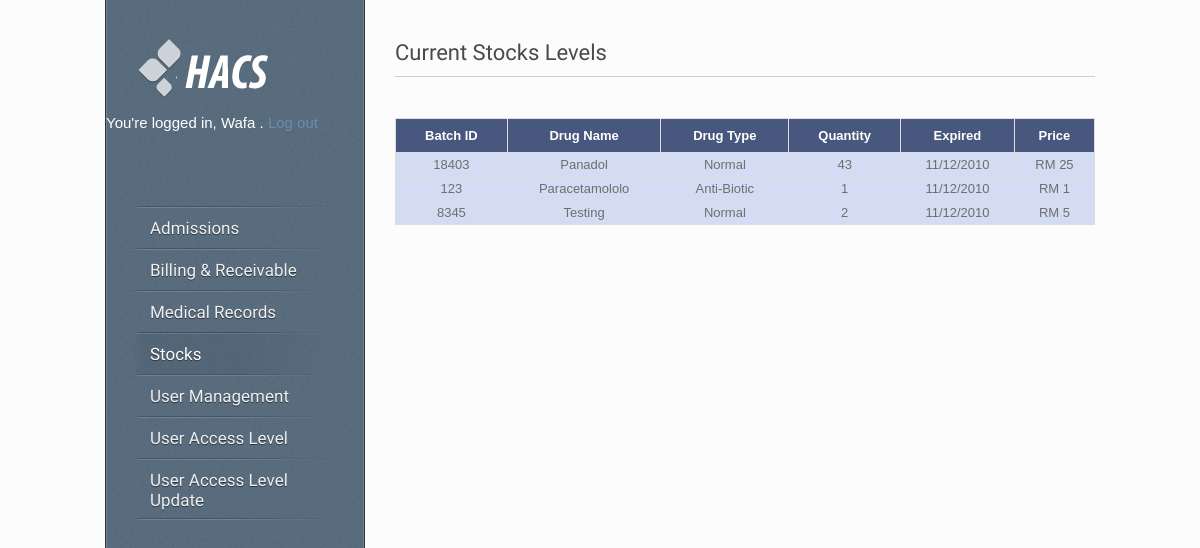
Page /view_stocks.php (signed in) on the committed database.
### tables this page shows
CREATE TABLE IF NOT EXISTS `users` (
  `id` int(10) NOT NULL AUTO_INCREMENT,
  `username` varchar(50) NOT NULL,
  `password` varchar(50) NOT NULL,
  `firstname` varchar(50) NOT NULL,
  `surname` varchar(50) NOT NULL,
  `email` varchar(255) NOT NULL,
  `signup_date` datetime NOT NULL,
  PRIMARY KEY (`id`),
  KEY `username` (`username`)
);

CREATE TABLE IF NOT EXISTS `stocks` (
  `id` int(11) NOT NULL AUTO_INCREMENT,
  `batchid` varchar(100) NOT NULL,
  `drugname` varchar(100) NOT NULL,
  `drugtype` varchar(100) NOT NULL,
  `quantity` varchar(100) NOT NULL,
  `expired` varchar(100) NOT NULL,
  `price` varchar(100) NOT NULL,
  PRIMARY KEY (`id`)
);

### core.inc.php (called while the page is built, shortened)
<?php
	function loggedin()
	{
		if (isset($_SESSION['user_id']) && !empty($_SESSION['user_id']))
	{
		return true;
	}else
	{
		return false;
	}
	}
	function getuserfield($field)
	{
		$query = "SELECT `$field` FROM `users` WHERE `id`='".$_SESSION['user_id']."'";
		if ($query_run = mysql_query($query))
		{
			if ($query_result = mysql_result($query_run, 0, $field))
			{
				return $query_result;
			}
		}
	}
		function checkadmission()
	{
		$check = mysql_query("SELECT admission FROM access WHERE userid = '".$_SESSION['user_id']."'");
		while ($row = mysql_fetch_array($check))
		{
			$admission = $row['admission'];
			if ($admission == 1)
			{
				return true;
			}
			else
			{
				return false;
			}
		}
	}
	function checkbill()
	{
		$check = mysql_query("SELECT bill FROM access WHERE userid = '".$_SESSION['user_id']."'");
		while ($row = mysql_fetch_array($check))
		{
			$bill = $row['bill'];
			if ($bill == 1)
			{
				return true;
			}
			else
			{
				return false;
			}
		}
	}
	function checkmedical()
	{
		$check = mysql_query("SELECT medical FROM access WHERE userid = '".$_SESSION['user_id']."'");
		while ($row = mysql_fetch_array($check))
		{
			$medical = $row['medical'];
			if ($medical == 1)
			{
				return true;
			}
			else
			{
				return false;
			}
		}
	}
	function checkstocks()
	{
		$check = mysql_query("SELECT stocks FROM access WHERE userid = '".$_SESSION['user_id']."'");
		while ($row = mysql_fetch_array($check))
		{
			$stocks = $row['stocks'];
			if ($stocks == 1)
			{
				return true;
			}
			else
			{
				return false;
			}
		}
	}
	function checkpatient()
	{
		$check = mysql_query("SELECT patient FROM access WHERE userid = '".$_SESSION['user_id']."'");
		while ($row = mysql_fetch_array($check))
		{
			$patient = $row['patient'];
			if ($patient == 1)
			{
				return true;
			}
			else
			{
				return false;
			}
		}
	}
	function checkadmin()
	{
		$check = mysql_query("SELECT admin FROM access WHERE userid = '".$_SESSION['user_id']."'");
		while ($row = mysql_fetch_array($check))
		{
			$admin = $row['admin'];
			if ($admin == 1)
			{
				return true;
			}
			else
			{
				return false;
			}
		}
	}
?>

### view_stocks.php (the view, shortened to what this page needs)
<?php
	require 'core.inc.php';
	if (loggedin())
	{
?>
<!DOCTYPE HTML>
<html lang="en-US">
<head>
<link rel="stylesheet" type="text/css" href="style.css" media="all" />
<link type="text/css" rel="stylesheet" href="css/styles/form.css?v3.1.19"/>
<link href="css/calendarview.css?v3.1.19" rel="stylesheet" type="text/css" />
<link type="text/css" rel="stylesheet" href="http://cdn.jotfor.ms/css/styles/nova.css?3.1.19" />
<link type="text/css" media="print" rel="stylesheet" href="http://cdn.jotfor.ms/css/printForm.css?3.1.19" />
</head>
<body>
<div id="wrapper">
	<div id="sidebar">
		 <div id="logo"><a href="index.php"><img src="style/images/logo.png" alt="Hospital Access Control System" /></a></div>
		<?php
			$firstname = getuserfield('firstname');
			$firstname_decrypted = base64_decode($firstname);
			echo '<br /><p style="color:white; font-size: 15px;">You\'re logged in,  '.$firstname_decrypted.' . <a href="logout.php">Log out</a></p><br>' ;
		?>
    <div id="menu" class="menu-v">
      <ul>
		<?php if (checkadmission()) { ?>
        <li><a href="index.php">Admissions</a>
        </li>
		<?php
			}else
			{
		?>		<li><a href="#" style="color: red;"><?php echo 'Permission Denied'; ?></a></li>
		<?php
			}
		?>
		<?php if (checkbill()) { ?>
        <li><a href="bill_receivable.php">Billing & Receivable</a>
        </li>
		<?php
			}else
			{
		?>		<li><a href="#" style="color: red;"><?php echo 'Permission Denied'; ?></a></li>
		<?php
			}
		?>
		<?php if (checkmedical()) { ?>
        <li><a href="medical.php">Medical Records</a></li>
		<?php
			}else
			{
		?>		<li><a href="#" style="color: red;"><?php echo 'Permission Denied'; ?></a></li>
		<?php
			}
		?>
		<?php if (checkstocks()) { ?>
        <li><a href="stocks.php" class="active">Stocks</a>
        </li>
		<?php
			}else
			{
		?>		<li><a href="#" style="color: red;"><?php echo 'Permission Denied'; ?></a></li>
		<?php
			}
		?>
		<?php if (checkpatient()) { ?>
        <li><a href="#">User Management</a>
		</li>
		<?php
			}else
			{
		?>		<li><a href="#" style="color: red;"><?php echo 'Permission Denied'; ?></a></li>
		<?php
			}
		?>
		<?php if (checkadmin()) { ?>
			<li><a href="access.php">User Access Level</a></li>
			<li><a href="access_update.php">User Access Level Update</a></li>
		<?php
			}else
			{
		?>		<li><a href="#" style="color: red;"><?php echo 'Permission Denied'; ?></a></li>
		<?php
			}
		?>
      </ul>
    </div>
	</div>
	<div id="content">
	<h1 class="title">Current Stocks Levels</h1>
	<div class="line"></div>
	<?php if (checkadmin()) { ?>
	<div id="container">
		<div id="main">
			<table>
				<tr>
					<th>Batch ID</th>
					<th>Drug Name</th>
					<th>Drug Type</th>
					<th>Quantity</th>
					<th>Expired</th>
					<th>Price</th>
				</tr>
				<?php
					$sql = "SELECT * FROM stocks GROUP BY id ASC";
					$query =  mysql_query($sql) or die(mysql_error());
					while ($rows = mysql_fetch_assoc($query))
					{
						$batchid = $rows['batchid'];
						$drugname = $rows['drugname'];
						$drugtype = $rows['drugtype'];
						$quantity = $rows['quantity'];
						$expired = $rows['expired'];
						$price = $rows['price'];
						$batchid_decrypted = base64_decode($batchid);
						$drugname_decrypted = base64_decode($drugname);
						$drugtype_decrypted = base64_decode($drugtype);
						$quantity_decrypted = base64_decode($quantity);
						$expired_decrypted = base64_decode($expired);
						$price_decrypted = base64_decode($price);
				?>
					<tr>
						<td><?php echo $batchid_decrypted; ?></td>
						<td><?php echo $drugname_decrypted; ?></td>
						<td><?php echo $drugtype_decrypted; ?></td>
						<td><?php echo $quantity_decrypted; ?></td>
						<td><?php echo $expired_decrypted; ?></td>
						<td><?php echo $price_decrypted; ?></td>
					</tr>
				<?php
					}
				?>
			</table>
		</div>
	</div>
	<?php
		}else
		{
	?>		<center><h2 style="color: red;">Permission Denied</h2></center>
	<?php
		}
	?>
</div>
</body>
</html>
<?php
	}else
	{
		require 'loginform.inc.php';
	}
?>

### style.css (style rules this page uses)
html, body, div, span, applet, object, iframe, h1, h2, h3, h4, h5, h6, p, blockquote, pre, a, acronym, address, big, cite, code, del, dfn, em, font, img, ins, kbd, q, s, samp, small, strike, strong, tt, var, b, u, i, center, dl, dt, dd, ol, ul, li, fieldset, form, label, legend { margin:0; padding:0; border:0; outline:0; font-size:100%; vertical-align:baseline; background:transparent }
body { line-height:1 }
ol, ul { list-style:none }
table { border-collapse:collapse; border-spacing:0 }
th, td { margin:0; padding:0 }
html, body { height: 100%; }
body { background-color: #FCFCFC; font-family:Arial, sans-serif; font-size: 13px; color: #585858; }
p { line-height: 20px; margin-bottom: 20px; }
a { color: #688dad; text-decoration: none; }
h1, h2, h3, h4, h5, h6 { font-family: 'Amaranth', sans-serif; color: #4a4a4a; font-weight: normal; margin: 0 0 10px 0; }
h1 { font-size: 22px; line-height: 26px; }
h1.title { padding: 0; }
img { display: block; }
.line { background: transparent url(style/images/line.png) repeat-x; height: 2px; padding: 20px 0 0 0; line-break: 0px; }
ul { line-height: 20px; margin-bottom: 20px; }
ul li { background: transparent url(style/images/bullet.png) left 8px no-repeat; padding-left: 15px; }
#wrapper { width: 990px; margin: 0 auto; overflow: hidden; }
#content { width: 700px; float: right; padding: 40px 0 20px 0; }
#sidebar { width: 258px; background: #596d7f url(style/images/noize.png) repeat 100% 0; -webkit-box-shadow: inset 0px 0px 0px 1px rgba(255, 255, 255, 0.15); -moz-box-shadow: inset 0px 0px 0px 1px rgba(255, 255, 255, 0.15); box-shadow: inset 0px 0px 0px 1px rgba(255, 255, 255, 0.15); border-left: 1px solid rgba(0, 0, 0, 0.50); border-right: 1px solid rgba(0, 0, 0, 0.50); float: left; position: fixed; margin-top: -1px; z-index: 100; }
#logo { text-align: left; padding: 40px 32px 0 32px; }
#logo a { border: none; }
#logo img { display: inline; }
#menu { float: left; text-align: left; font-family: 'Amaranth', sans-serif; font-size: 17px; margin-top: 40px; margin-bottom: 50px; position: relative; z-index: 100; padding: 0 0 0 24px; text-shadow: 0px 1px 0px rgba(0, 0, 0, 0.5); }
.menu-v ul { margin: 0; padding: 0; list-style-type: none; width: 200px; background: transparent url(style/images/menu-line.png) no-repeat center bottom; }
.menu-v ul li { position: relative; padding-right: 5px; background: transparent url(style/images/menu-line.png) no-repeat center top; padding: 0; }
.menu-v ul li a { display: block; color: white; text-decoration: none; padding: 12px 0 10px 20px; padding-right: 17px; background: transparent; color: #f0f0f0; text-decoration: none; border: none; }
.menu-v ul li a.active, .menu-v ul li a.selected, .menu-v ul li a:hover { text-decoration: none; background: transparent url(style/images/menu-hover.png) repeat-y left top; color: #fff; }
table { width: 100%; border-collapse: collapse; margin-bottom: 20px; color: #6e6e6e; border-bottom:1px solid #dedede; }
table td { padding: 8px 10px; border-right:1px solid #dedede; }
table th { padding: 10px; text-align: left; border-right:1px solid #dedede; font-weight: normal; }
table tr { border-left:1px solid #dedede; border-top:1px solid #dedede; }

### view_stocks.php (style rules this page uses)
#main table th { padding: 10px; background-color: #48577D; color: #FFFFFF; text-align: center; font-weight: bold; }
#main table td { padding: 5px; text-align: center; }
#main table tr { background-color: #D3DCF2; }

### rows in the picture
users: firstname "Wafa"
stocks: batchid "18403", drugname "Panadol", drugtype "Normal", quantity "43", expired "11/12/2010", price "RM 25"
stocks: batchid "123", drugname "Paracetamololo", drugtype "Anti-Biotic", quantity "1", expired "11/12/2010", price "RM 1"
stocks: batchid "8345", drugname "Testing", drugtype "Normal", quantity "2", expired "11/12/2010", price "RM 5"
